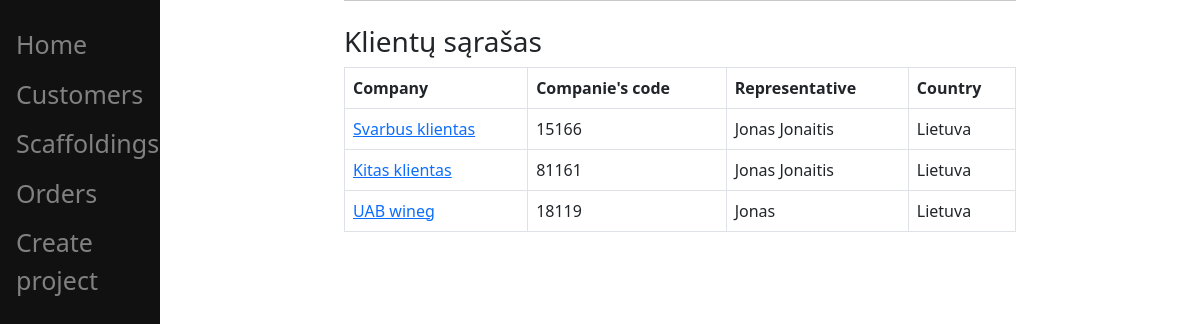
Page /scaffolding/customers/ on the committed database.
### orders/models.py (models this page shows, shortened)
class Customer(models.Model):
    customer = models.CharField(max_length=200)
    company_code = models.IntegerField()
    representative = models.CharField(max_length=200)
    adress = models.CharField(max_length=500)
    country = models.CharField(max_length=200)
    email = models.EmailField(blank=True)

### orders/views.py (the view)
# urls.py: path('customers/', CustomersList.as_view(), name='customers_list'),
class CustomersList(ListView):
    model = Customer
    template_name = 'orders/customers.html'

### orders/templates/orders/customers.html
{% extends 'orders/base.html' %}
{% block content %}
    <h3>Klientų sąrašas</h3>
    <table class="table table-bordered table-hover">
        <thead>
            <tr>
                <th>Company</th>
                <th>Companie's code</th>
                <th>Representative</th>
                <th>Country</th>
            </tr>
        </thead>
        <tbody>
            {% for customer in object_list %}
                <tr>
                    <td>
                       <a href="{% url 'scaffolding:customer_detail' customer.id %}"  > {{ customer.customer}} </a>
                    </td>
                    <td>{{ customer.company_code }}</td>
                    <td>{{ customer.representative }}</td>
                    <td>{{ customer.country }}</td>
                </tr>
            {% endfor %}
        </tbody>
    </table>
{% endblock content %}

### rows in the picture
Customer: customer "Svarbus klientas", company_code "15166", representative "Jonas Jonaitis", country "Lietuva"
Customer: customer "Kitas klientas", company_code "81161", representative "Jonas Jonaitis", country "Lietuva"
Customer: customer "UAB wineg", company_code "18119", representative "Jonas", country "Lietuva"
